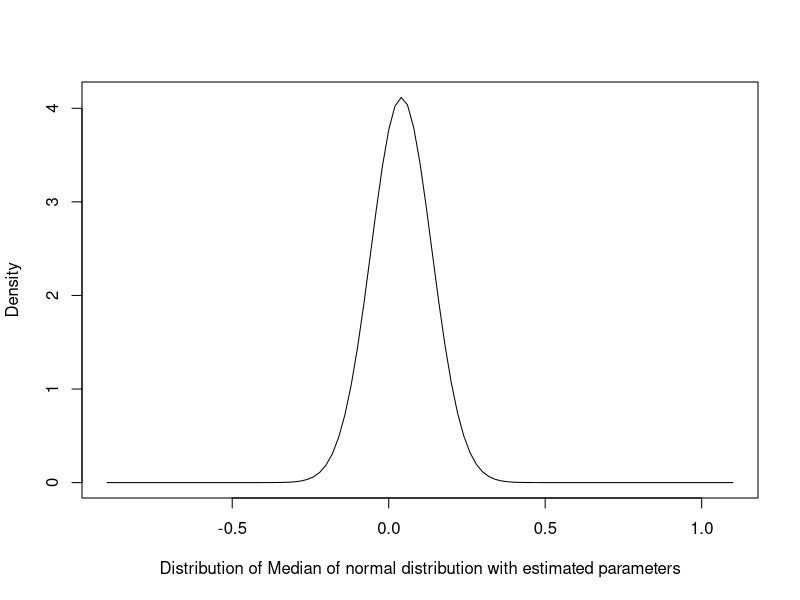
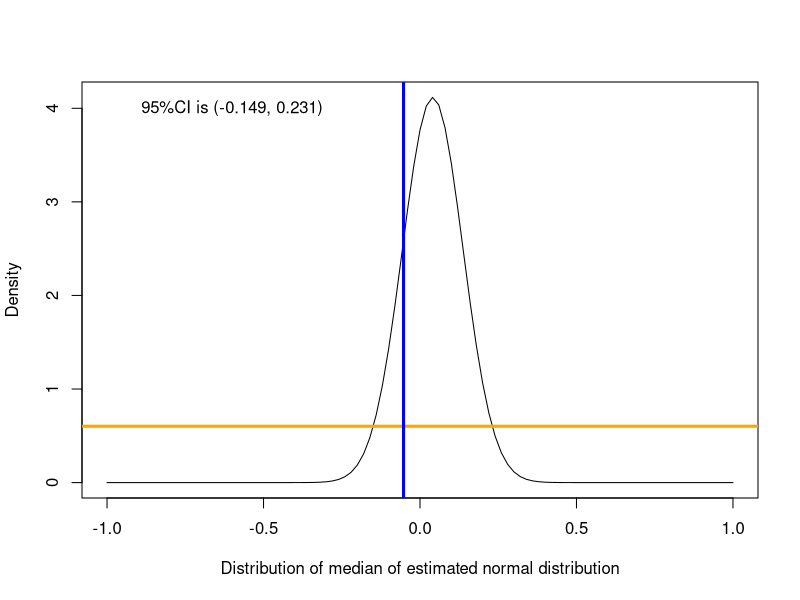
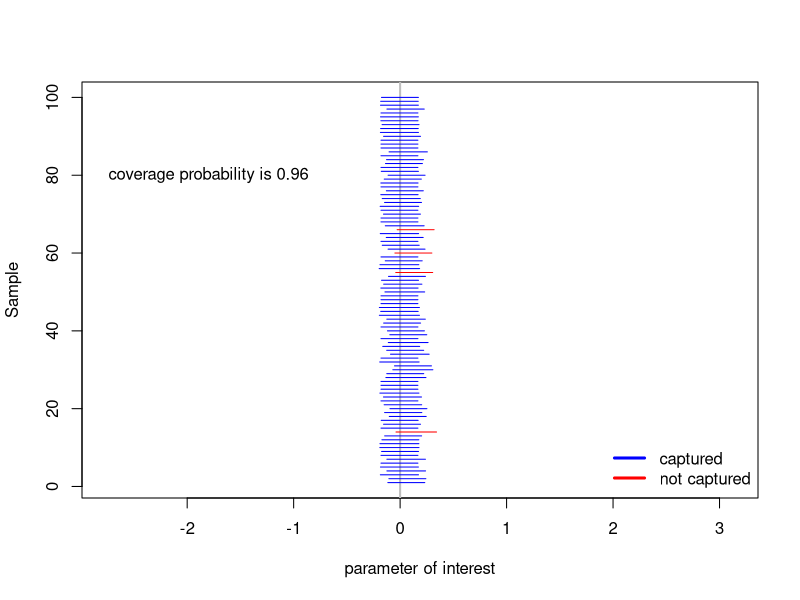

Recreate these plots in R, in order.
## ---- chunk 1
knitr::opts_chunk$set(echo=TRUE, warning=FALSE, message=FALSE, cache=TRUE)
library(dplyr)
library(stats4)
## ---- chunk 2
sample = rnorm(201, mean = 0, sd = 1)

ll_norm = function(mean, sd){
  sum(-log(dnorm(sample, mean, sd)))
}

ll_norm(0, 0.01)

para_normal = mle(minuslogl = ll_norm, start = list(mean = 1, sd = 1), lower = c(0,1), method = "L-BFGS-B")

(x_bar = coef(para_normal)[1])
(sd = coef(para_normal)[2])
## ---- chunk 3
dorder = function(x, mean, sd){
k = 100
n = 200
  k*
  choose(n,k)*
  (pnorm(x, mean, sd))^(k-1)*
  (1-pnorm(x, mean, sd))^(n-k)*
  dnorm(x, mean , sd)

}

curve(dorder(x, mean = x_bar, sd =sd),
      -0.9,
      1.1, 
      xlab = "Distribution of Median of normal distribution with estimated parameters",
      ylab = "Density")
## ---- chunk 4
# curve(dnorm(x, mean = x_bar, sd = sd), -5,5)
porder <- function(x, mean, sd){
  k = 100
  n = 200
  pbinom(k-1, n, pnorm(x, mean, sd), lower.tail = FALSE)
}

one_d = function(d, mean, sd){
x_var = seq(-2, 2, by = 0.01)
mode = x_var[which.max(dorder(x_var, mean, sd))]
x1 = uniroot(function(x,d) {dorder(x, mean, sd) - d}, c(-2, mode), d = d)$root
x2 = uniroot(function(x,d) {dorder(x, mean, sd) - d}, c(mode, 2), d = d)$root
is = porder(x2, mean, sd) - porder(x1, mean,sd)
list(x1 = x1, x2 = x2, is =is)
}

many_d = function(ds, mean, sd){
  out = NA*ds
  for (i in seq_along(ds)){
    out[i] = one_d(ds[i], mean, sd)$is
  }
  out
}

target_d = uniroot(function(d, is){many_d(d, x_bar, sd) - is}, c(0.001, 4), is = .95)$root
(x1 = one_d(target_d, mean = x_bar, sd =sd)$x1)
(x2 = one_d(target_d, mean = x_bar, sd =sd)$x2)

curve(dorder(x, mean = x_bar, sd =sd), -1,1, xlab = "Distribution of median of estimated normal distribution",
      ylab = "Density")
abline(h = target_d, col = 'orange', lwd = 3)
text(-0.6, 4, sprintf("95%%CI is (%.3f, %.3f)", x1, x2))
abline(v = median(sample), col = 'blue', lwd = 3)
## ---- chunk 5
N = 100
ssample = replicate(N, rnorm(201, mean = 0, sd = 1))

para_xb = c()
para_sd = c()

for (i in seq(ncol(ssample))){
  ll_norm = function(mean, sd){
  sum(-log(dnorm(ssample[,i], mean, sd)))
  }
  para = mle(minuslogl = ll_norm, start = list(mean = 1, sd = 1), lower = c(0,1), method = "L-BFGS-B")
  para_xb = append(para_xb,coef(para)[1])
  para_sd = append(para_sd,coef(para)[2])
}
para_sum = data.frame(para_xb, para_sd)

one_d = function(d, mean, sd){
x_var = seq(-5, 5, by = 0.01)
mode = x_var[which.max(dnorm(x_var, mean, sd))]
x1 = uniroot(function(x,d) {dorder(x, mean, sd) - d}, c(-5, mode), d = d)$root
x2 = uniroot(function(x,d) {dorder(x, mean, sd) - d}, c(mode, 5), d = d)$root
is = porder(x2, mean, sd) - porder(x1, mean, sd)
list(x1 = x1, x2 = x2, is =is)
}

many_d = function(ds,mean, sd){
  out = NA*ds
  for (i in seq_along(ds)){
    out[i] = one_d(d = ds[i], mean, sd)$is
  }
  out
}

target_ds = c()
x1_sum = c()
x2_sum = c()
for (i in seq(ncol(ssample))){
  target_ds[i] = uniroot(function(d, is){many_d(d, mean = para_xb[i], sd = para_sd[i]) - is}, c(0.001, 3.9), is = .95)$root
  x1_sum[i] = one_d(target_ds[i], mean = para_xb[i], sd = para_sd[i])$x1
  x2_sum[i] = one_d(target_ds[i], mean = para_xb[i], sd = para_sd[i])$x2
}

data.frame(x1_sum, x2_sum)
## ---- chunk 6
plot(x = x1_sum, y = seq(1,N, by = 1),xlab = 'parameter of interest',
     ylab = 'Sample', col = 'white',xlim = c(min(sample),max(sample)))
abline(v = 0, col = 'grey', lwd = 2)
c = 0
for (i in seq_along(x1_sum)){
  col = ifelse(median(sample) < x2_sum[i] & median(sample) > x1_sum[i], 'blue', 'red')
  lines(x = c(x1_sum[i], x2_sum[i]), y = c(i,i), col = col)
  if (col == 'blue'){
    c = c + 1
  }
}
text(-1.8, 80, sprintf("coverage probability is %.2f", c / N))
legend("bottomright",
       c("captured", "not captured"),
       col = c("blue", "red"), 
       lwd = 3,
       bty = 'n')
